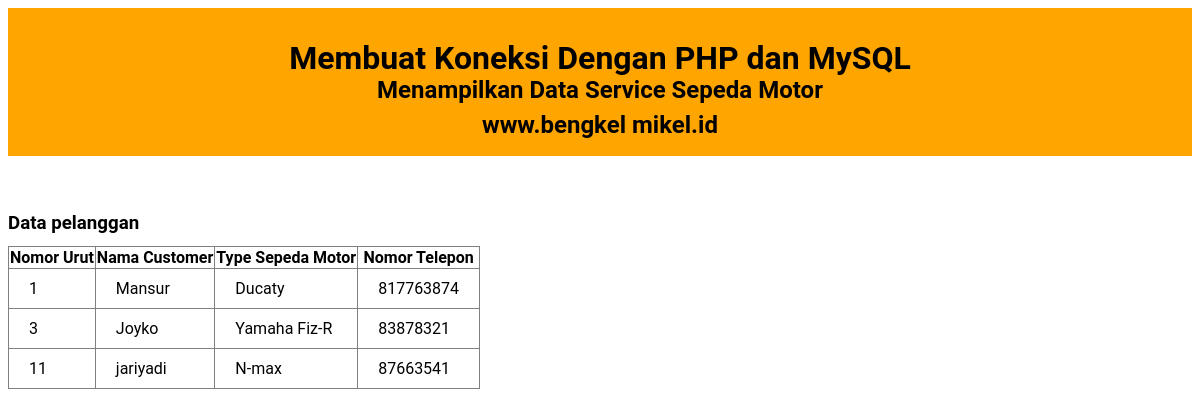
The app's page /Formulir_servicemotor/index.php with its own data.
### tables this page shows
CREATE TABLE `pelanggan` (
  `no_urut` int(5) NOT NULL,
  `nama_pelanggan` varchar(50) NOT NULL,
  `type_motor` varchar(50) NOT NULL,
  `telepon` int(11) NOT NULL
);

### Formulir_servicemotor/index.php (the view, shortened to what this page needs)
<!DOCTYPE html>
<html lang="en">
<head>
    <link rel="stylesheet" href="style.css">
</head>
<body>
    <div class="judul">
        <h1>Membuat Koneksi Dengan PHP dan MySQL</h1>
        <h2>Menampilkan Data Service Sepeda Motor</h2>
        <h2>www.bengkel mikel.id</h2>
    </div>
    <br/>
    <br/>
    <h3>Data pelanggan</h3>
    <table border="1" class="table">
        <tr>
            <th>Nomor Urut</th>
            <th>Nama Customer</th>
            <th>Type Sepeda Motor</th>
            <th>Nomor Telepon</th>
        </tr>
        <?php
        include "koneksi.php";
        $query_mysql = mysqli_query($service_motor, "SELECT * FROM pelanggan") or die(mysqli_error($service_motor));
        while ($data = mysqli_fetch_array($query_mysql)) {
        ?>
            <tr>
                <td><?php echo $data['no_urut']; ?></td>
                <td><?php echo $data['nama_pelanggan']; ?></td>
                <td><?php echo $data['type_motor']; ?></td>
                <td><?php echo $data['telepon']; ?></td>
            </tr>
        <?php
        }
        ?>
    </table>
</body>
</html>

### Formulir_servicemotor/style.css (style rules this page uses)
body { font-family: 'roboto'; color: #000; }
.judul { background: #FFA500; padding: 10px; text-align: center; }
.judul h1,h2,h3 { height: 15px; }
.table { border-collapse: collapse; }
table.table th th , table.table tr td { padding: 10px 20px; }

### records on screen
pelanggan: no_urut "1", nama_pelanggan "Mansur", type_motor "Ducaty", telepon "817763874"
pelanggan: no_urut "3", nama_pelanggan "Joyko", type_motor "Yamaha Fiz-R", telepon "83878321"
pelanggan: no_urut "11", nama_pelanggan "jariyadi", type_motor "N-max", telepon "87663541"
